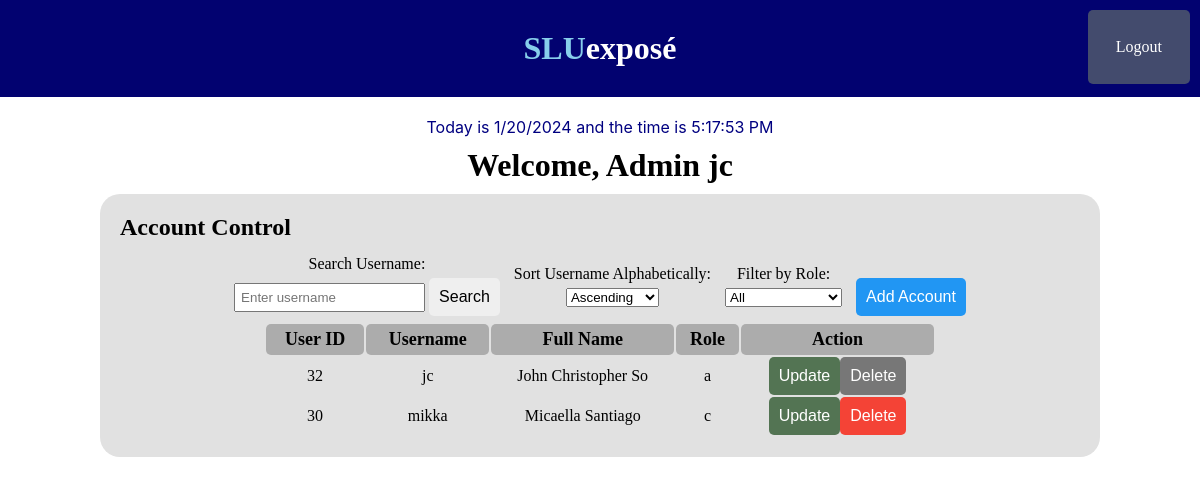
The page /php/Admin/adminHub.php (signed in) on the database its author committed.
### tables this page shows
CREATE TABLE `accounts` (
  `userID` int(11) NOT NULL AUTO_INCREMENT,
  `username` varchar(30) NOT NULL,
  `password` varchar(255) NOT NULL,
  `firstName` varchar(30) NOT NULL,
  `surName` varchar(20) NOT NULL,
  `role` char(1) NOT NULL,
  PRIMARY KEY (`userID`)
);

### php/includes/showUsers.php (the view, shortened to what this page needs)
<?php
    require('../db.php');
    $sortOrder = isset($_GET['sortOrder']) ? $_GET['sortOrder'] : 'asc';
    $sql = "SELECT userID, username, firstName, surName, role FROM accounts";
    $sql .= " ORDER BY username $sortOrder";
    $query = $db->prepare($sql);
    $query->execute();
    $query->bind_result($userID, $username, $firstName, $surName, $role);
    $result = $query->get_result();
    function renderAccounts($result, $loggedInUserID, $roleFilter, $searchTerm = '') {
        if ($result->num_rows > 0) {
            while ($row = $result->fetch_assoc()) {
                $userID = $row["userID"];
                echo "<tr>";
                echo "<td>" . $row["userID"] . "</td>";
                echo "<td>" . $row["username"] . "</td>";
                echo "<td>" . $row["firstName"] . " " . $row["surName"] . "</td>";
                echo "<td>" . $row["role"] . "</td>";
                echo "<td>
                        <a href='../Admin/updateAccount.php?userID={$userID}'><button id='updateBtn'>Update</button></a>";
                if ($loggedInUserID !== $userID) {
                    echo "<a href='../includes/askDelete.php?userID={$userID}'><button id='deleteBtn'>Delete</button></a>";
                } else {
                    echo "<button id='noDelete'>Delete</button>";
                }
                echo "</td>";
                echo "</tr>";
            }
        } else {
            echo "<tr><td colspan='4'>No users found</td></tr>";
        }
    }
?>

### style/style.css (style rules this page uses)
* { margin: 0; padding: 0; }
body { margin: 0; padding: 0; overflow: hidden; }
button { padding: 10px; border: none; border-radius: 5px; cursor: pointer; font-size: 16px; }
#tabAcc tr td { text-align: center; }
#updateBtn { background-color: #537453; color: white; }
#deleteBtn { background-color: #f44336; color: white; }
#noDelete { pointer-events: none; background-color: #777; color: white; }

### rows shown on the page
accounts: userID "32", username "jc", firstName "John Christopher", surName "So", role "a", shows "Delete"
accounts: userID "30", username "mikka", firstName "Micaella", surName "Santiago", role "c"

### other values the page prints
$_SESSION['username'] "jc"
